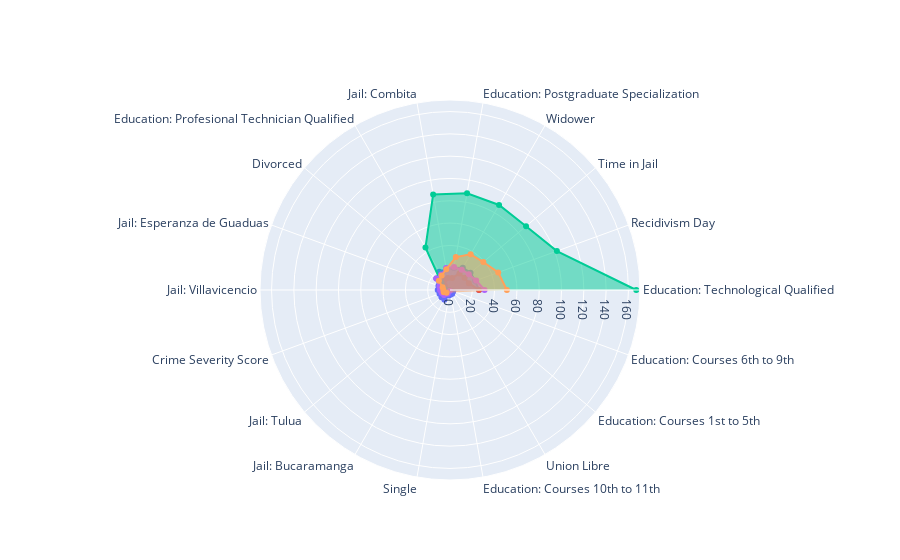

Notebook source saved alongside this figure:
### Code cell
radar_plot(data_plot)

### Figure 1 — Plotly figure (JSON) as saved in the notebook; plotly's stock layout.template omitted (floating-point values rounded to 4 significant figures)
{"data": [{"fill": "toself", "name": "Cluster 0", "r": [26, 24, 24, 23, 20, 19, 19, 16, 11, 11, 10, 10, 10, 5, 4, 4, 3, 3], "theta": ["Education: Technological Qualified", "Recidivism Day", "Time in Jail", "Widower", "Education: Postgraduate Specialization", "Jail: Combita", "Education: Profesional Technician Qualified", "Divorced", "Jail: Esperanza de Guaduas", "Jail: Villavicencio", "Crime Severity Score", "Jail: Tulua", "Jail: Bucaramanga", "Single", "Education: Courses 10th to 11th", "Union Libre", "Education: Courses 1st to 5th", "Education: Courses 6th to 9th", "Separated", "Jail: Esperanza de Guaduas", "Jail: Bucaramanga", "Jail: Combita", "Time in Jail", "Jail: Tulua", "Jail: Villavicencio", "Widower", "Education: Technological Qualified", "Marital status undefined", "Time in Jail", "Jail: Tulua", "Jail: Villavicencio", "Jail: Bucaramanga", "Jail: Combita", "Jail: Esperanza de Guaduas", "Crime Severity Score", "Marital status undefined", "Widower", "Recidivism Day", "Union Libre", "Crime Severity Score", "Separated", "Time in Jail", "Jail: Combita", "Education: Technician Qualified", "Jail: Tulua", "Married", "Profesional undergrad", "Jail: Villavicencio", "Education: Technological Qualified", "Jail: Bucaramanga", "Jail: Esperanza de Guaduas", "Recidivism Day", "Marital status undefined", "Crime Severity Score", "Education: Technician Qualified", "Jail: Bucaramanga", "Profesional undergrad", "Married", "Separated", "Jail: Esperanza de Guaduas", "Jail: Villavicencio", "Jail: Combita", "Jail: Tulua", "Time in Jail", "Education: Technological Qualified"], "type": "scatterpolar"}, {"fill": "toself", "name": "Cluster 1", "r": [26, 18, 17, 17, 11, 11, 10, 6, 6, 1], "theta": ["Education: Technological Qualified", "Recidivism Day", "Time in Jail", "Widower", "Education: Postgraduate Specialization", "Jail: Combita", "Education: Profesional Technician Qualified", "Divorced", "Jail: Esperanza de Guaduas", "Jail: Villavicencio", "Crime Severity Score", "Jail: Tulua", "Jail: Bucaramanga", "Single", "Education: Courses 10th to 11th", "Union Libre", "Education: Courses 1st to 5th", "Education: Courses 6th to 9th", "Separated", "Jail: Esperanza de Guaduas", "Jail: Bucaramanga", "Jail: Combita", "Time in Jail", "Jail: Tulua", "Jail: Villavicencio", "Widower", "Education: Technological Qualified", "Marital status undefined", "Time in Jail", "Jail: Tulua", "Jail: Villavicencio", "Jail: Bucaramanga", "Jail: Combita", "Jail: Esperanza de Guaduas", "Crime Severity Score", "Marital status undefined", "Widower", "Recidivism Day", "Union Libre", "Crime Severity Score", "Separated", "Time in Jail", "Jail: Combita", "Education: Technician Qualified", "Jail: Tulua", "Married", "Profesional undergrad", "Jail: Villavicencio", "Education: Technological Qualified", "Jail: Bucaramanga", "Jail: Esperanza de Guaduas", "Recidivism Day", "Marital status undefined", "Crime Severity Score", "Education: Technician Qualified", "Jail: Bucaramanga", "Profesional undergrad", "Married", "Separated", "Jail: Esperanza de Guaduas", "Jail: Villavicencio", "Jail: Combita", "Jail: Tulua", "Time in Jail", "Education: Technological Qualified"], "type": "scatterpolar"}, {"fill": "toself", "name": "Cluster 2", "r": [167, 102, 89, 88, 88, 87, 44, 10, 6, 4, 1], "theta": ["Education: Technological Qualified", "Recidivism Day", "Time in Jail", "Widower", "Education: Postgraduate Specialization", "Jail: Combita", "Education: Profesional Technician Qualified", "Divorced", "Jail: Esperanza de Guaduas", "Jail: Villavicencio", "Crime Severity Score", "Jail: Tulua", "Jail: Bucaramanga", "Single", "Education: Courses 10th to 11th", "Union Libre", "Education: Courses 1st to 5th", "Education: Courses 6th to 9th", "Separated", "Jail: Esperanza de Guaduas", "Jail: Bucaramanga", "Jail: Combita", "Time in Jail", "Jail: Tulua", "Jail: Villavicencio", "Widower", "Education: Technological Qualified", "Marital status undefined", "Time in Jail", "Jail: Tulua", "Jail: Villavicencio", "Jail: Bucaramanga", "Jail: Combita", "Jail: Esperanza de Guaduas", "Crime Severity Score", "Marital status undefined", "Widower", "Recidivism Day", "Union Libre", "Crime Severity Score", "Separated", "Time in Jail", "Jail: Combita", "Education: Technician Qualified", "Jail: Tulua", "Married", "Profesional undergrad", "Jail: Villavicencio", "Education: Technological Qualified", "Jail: Bucaramanga", "Jail: Esperanza de Guaduas", "Recidivism Day", "Marital status undefined", "Crime Severity Score", "Education: Technician Qualified", "Jail: Bucaramanga", "Profesional undergrad", "Married", "Separated", "Jail: Esperanza de Guaduas", "Jail: Villavicencio", "Jail: Combita", "Jail: Tulua", "Time in Jail", "Education: Technological Qualified"], "type": "scatterpolar"}, {"fill": "toself", "name": "Cluster 3", "r": [31, 25, 22, 21, 21, 20, 16, 16, 10, 9, 8, 7, 4, 1], "theta": ["Education: Technological Qualified", "Recidivism Day", "Time in Jail", "Widower", "Education: Postgraduate Specialization", "Jail: Combita", "Education: Profesional Technician Qualified", "Divorced", "Jail: Esperanza de Guaduas", "Jail: Villavicencio", "Crime Severity Score", "Jail: Tulua", "Jail: Bucaramanga", "Single", "Education: Courses 10th to 11th", "Union Libre", "Education: Courses 1st to 5th", "Education: Courses 6th to 9th", "Separated", "Jail: Esperanza de Guaduas", "Jail: Bucaramanga", "Jail: Combita", "Time in Jail", "Jail: Tulua", "Jail: Villavicencio", "Widower", "Education: Technological Qualified", "Marital status undefined", "Time in Jail", "Jail: Tulua", "Jail: Villavicencio", "Jail: Bucaramanga", "Jail: Combita", "Jail: Esperanza de Guaduas", "Crime Severity Score", "Marital status undefined", "Widower", "Recidivism Day", "Union Libre", "Crime Severity Score", "Separated", "Time in Jail", "Jail: Combita", "Education: Technician Qualified", "Jail: Tulua", "Married", "Profesional undergrad", "Jail: Villavicencio", "Education: Technological Qualified", "Jail: Bucaramanga", "Jail: Esperanza de Guaduas", "Recidivism Day", "Marital status undefined", "Crime Severity Score", "Education: Technician Qualified", "Jail: Bucaramanga", "Profesional undergrad", "Married", "Separated", "Jail: Esperanza de Guaduas", "Jail: Villavicencio", "Jail: Combita", "Jail: Tulua", "Time in Jail", "Education: Technological Qualified"], "type": "scatterpolar"}, {"fill": "toself", "name": "Cluster 4", "r": [51, 46, 39, 37, 30, 19, 15, 13, 7, 6, 6, 4], "theta": ["Education: Technological Qualified", "Recidivism Day", "Time in Jail", "Widower", "Education: Postgraduate Specialization", "Jail: Combita", "Education: Profesional Technician Qualified", "Divorced", "Jail: Esperanza de Guaduas", "Jail: Villavicencio", "Crime Severity Score", "Jail: Tulua", "Jail: Bucaramanga", "Single", "Education: Courses 10th to 11th", "Union Libre", "Education: Courses 1st to 5th", "Education: Courses 6th to 9th", "Separated", "Jail: Esperanza de Guaduas", "Jail: Bucaramanga", "Jail: Combita", "Time in Jail", "Jail: Tulua", "Jail: Villavicencio", "Widower", "Education: Technological Qualified", "Marital status undefined", "Time in Jail", "Jail: Tulua", "Jail: Villavicencio", "Jail: Bucaramanga", "Jail: Combita", "Jail: Esperanza de Guaduas", "Crime Severity Score", "Marital status undefined", "Widower", "Recidivism Day", "Union Libre", "Crime Severity Score", "Separated", "Time in Jail", "Jail: Combita", "Education: Technician Qualified", "Jail: Tulua", "Married", "Profesional undergrad", "Jail: Villavicencio", "Education: Technological Qualified", "Jail: Bucaramanga", "Jail: Esperanza de Guaduas", "Recidivism Day", "Marital status undefined", "Crime Severity Score", "Education: Technician Qualified", "Jail: Bucaramanga", "Profesional undergrad", "Married", "Separated", "Jail: Esperanza de Guaduas", "Jail: Villavicencio", "Jail: Combita", "Jail: Tulua", "Time in Jail", "Education: Technological Qualified"], "type": "scatterpolar"}], "layout": {"polar": {"radialaxis": {"visible": true}}, "showlegend": false}}
